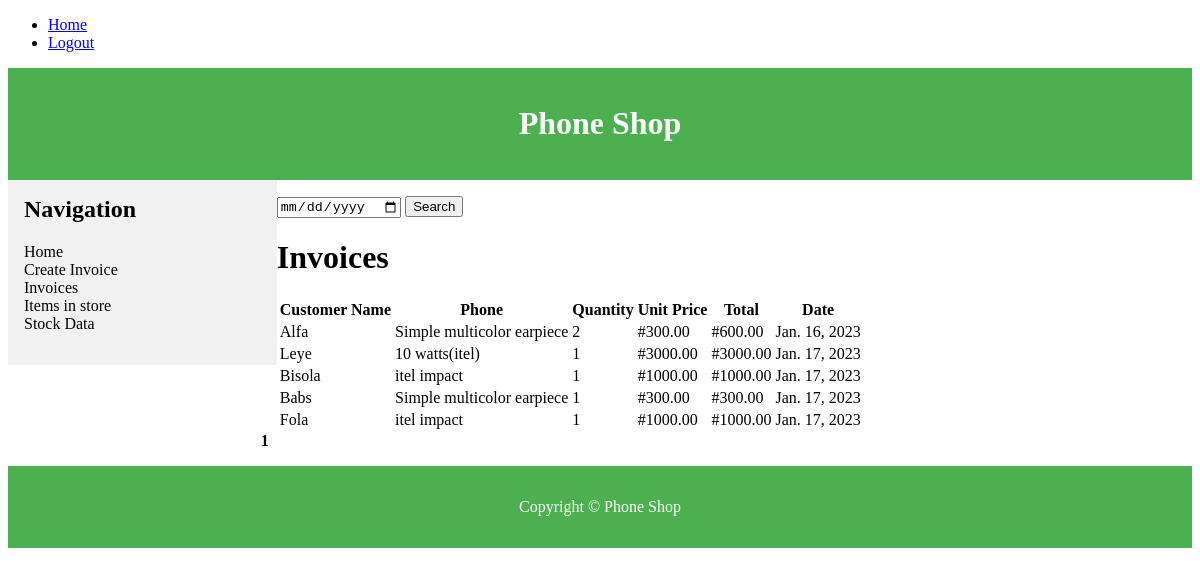
Page /invoice_list (signed in) on the earlier database version.
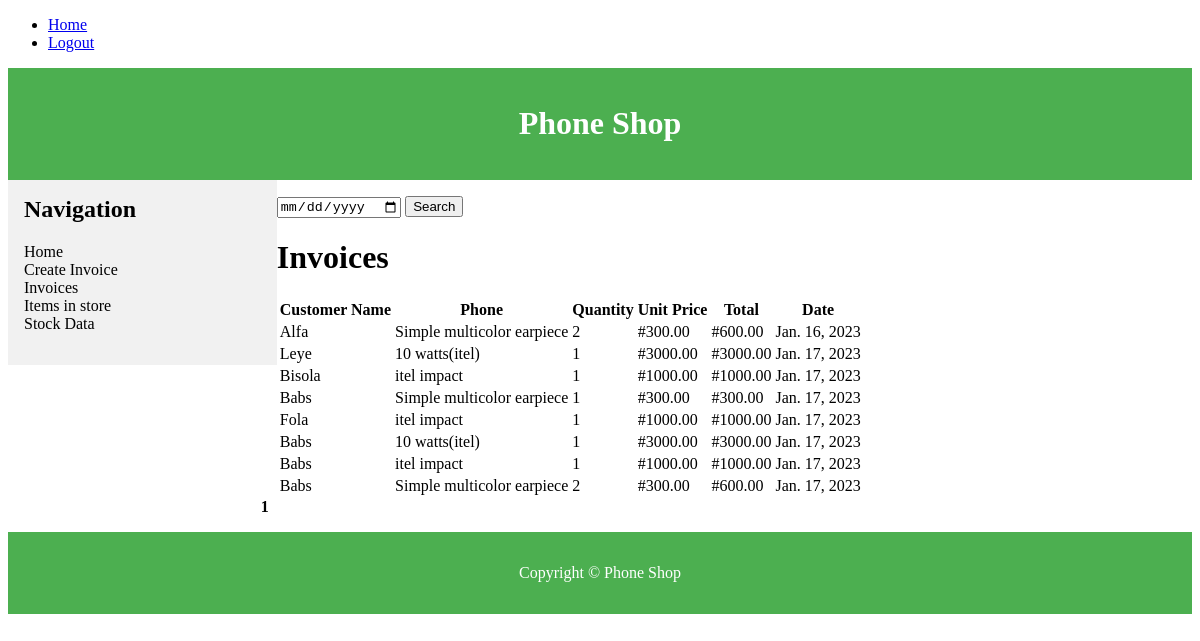
Same page on the later database version.
### phonestore/models.py (models this page shows, shortened)
class Invoice(models.Model):
    customer_name = models.CharField(max_length=255)
    customer_address = models.TextField()
    date = models.DateField()
    phone = models.ForeignKey(Phone, on_delete=models.CASCADE)
    quantity = models.IntegerField()

class Phone(models.Model):
    name = models.CharField(max_length=255)
    price = models.DecimalField(max_digits=10, decimal_places=2)
    stock = models.IntegerField()
    description = models.TextField()

### phonestore/views.py (the view)
# urls.py: path('invoice_list', views.invoice_list, name='invoice_list'),
@login_required
def invoice_list(request):
    if request.method == 'POST':
        date = request.POST["date"]
        invoices = Invoice.objects.filter(date=date)
    else:
        invoices = Invoice.objects.all()
    for invoice in invoices:
        invoice.price = invoice.quantity * invoice.phone.price
    paginator = Paginator(invoices, 10)
    page = request.GET.get('page')
    try:
        invoices = paginator.page(page)
    except PageNotAnInteger:
        invoices = paginator.page(1)
    except EmptyPage:
        invoices = paginator.page(paginator.num_pages)
    return render(request, 'invoice_list.html', {'invoices': invoices})

### phonestore/templates/invoice_list.html (shortened to what this page needs)
{% extends 'base.html' %}
{% block content %}
<div>
  <div>
    <form method="POST">
        <input type="date" name="date" placeholder="Search by date " >
        <input type="submit" value="Search">
    </form>
</div>
    <h1>Invoices</h1>
    <table>
      <tr>
        <th>Customer Name</th>
        <th>Phone</th>
        <th>Quantity</th>
        <th>Unit Price</th>
        <th>Total</th>
        <th>Date</th>
      </tr>
      {% for invoice in invoices %}
        <tr>
          <td>{{ invoice.customer_name }}</td>
          <td>{{ invoice.phone.name }}</td>
          <td>{{ invoice.quantity }}</td>
          <td>#{{ invoice.phone.price }}</td>
          <td>#{{ invoice.price }}</td>
          <td>{{ invoice.date }}</td>
        </tr>
      {% endfor %}
    </table>
</div>
{% for num in invoices.paginator.page_range %}
  {% if invoices.number == num %}
    <strong>{{ num }}</strong>
  {% else %}
    <a href="?page={{ num }}">{{ num }}</a>
  {% endif %}
{% endfor %}
{% endblock %}

### phonestore/templates/base.html (shortened to what this page needs)
{% load static %}
<!DOCTYPE html>
<html>
<head>
  <link rel="stylesheet" type="text/css" href="{% static 'css/base.css' %}">
</head>
<nav class="navbar navbar-expand-lg navbar-light bg-light">
  <div class="collapse navbar-collapse" id="navbarNav">
      <ul class="navbar-nav">
          <li class="nav-item active">
            <a class="nav-link" href="{% url 'home' %}">Home</a>
          </li>
          {% if user.is_authenticated %}
            <li class="nav-item">
              <a class="nav-link" href="{% url 'logout' %}">Logout</a>
            </li>
          {% endif %}
        </ul>
  </div>
</nav>
<body>
  <div class="header">
    <h1>Phone Shop</h1>
  </div>
  <div class="sidebar">
    <h2>Navigation</h2>
    <ul>
      <li><a href="{% url 'home' %}">Home</a></li>
      <li><a href="{% url 'create_invoice' %}">Create Invoice</a></li>
      <li><a href="{% url 'invoice_list' %}">Invoices</a></li>
      <li><a href="{% url 'phone_list' %}">Items in store</a></li>
      <li><a href="{% url 'stock_data' %}">Stock Data</a></li>
    </ul>
  </div>
  <div class="main-content">
    {% block content %}{% endblock %}
  </div>
  <div class="footer">
    <p>Copyright © Phone Shop </p>
  </div>
</body>
</html>

### phonestore/static/css/base.css (style rules this page uses)
.header { background-color: #4CAF50; color: white; text-align: center; padding: 1em; }
.sidebar { float: left; width: 20%; background-color: #f1f1f1; padding: 1em; }
.sidebar h2 { margin-top: 0; }
.sidebar ul { list-style-type: none; padding: 0; }
.sidebar a { text-decoration: none; color: black; }
.main-content { margin-left: 20%; padding: 1em; }
.footer { clear: both; background-color: #4CAF50; color: white; text-align: center; padding: 1em; }

Differences in the rows shown:
added Invoice: customer_name "Babs", phone.name "10 watts(itel)", quantity "1", phone.price "3000.00", price "3000.00", date "Jan. 17, 2023"
added Invoice: customer_name "Babs", phone.name "itel impact", quantity "1", phone.price "1000.00", price "1000.00", date "Jan. 17, 2023"
added Invoice: customer_name "Babs", phone.name "Simple multicolor earpiece", quantity "2", phone.price "300.00", price "600.00", date "Jan. 17, 2023"
